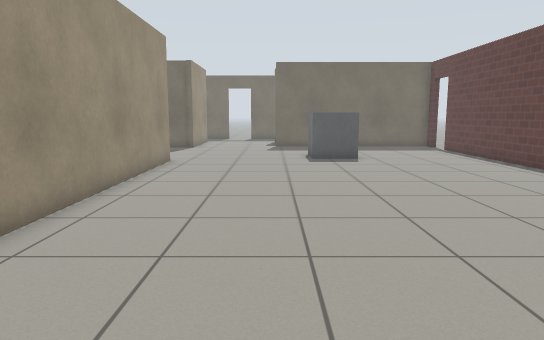
View 1 (above)

16 first-person views from a walk through a Gazebo world. The camera is 0.94 m above the floor, tilts 8° down and sees 70° across. The floor is counted in squares, 0.5 m on a side. Each view is taken from the middle of a square. On the plan, view 1 faces up. The plan holds only what a view shows up to about 19 squares ahead; the rest is blank. Robots are left out. Gazebo's built-in surfaces are drawn with simple patterns.

View 2
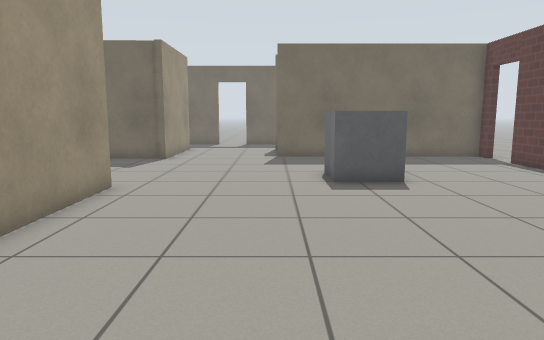

View 3
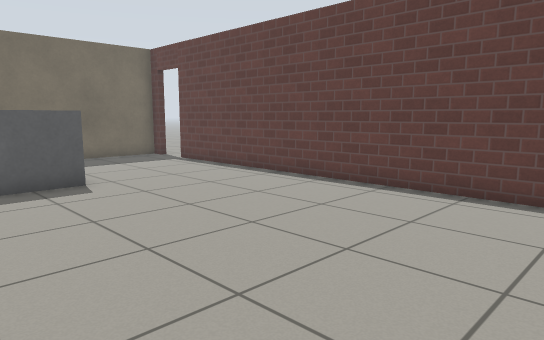

View 4
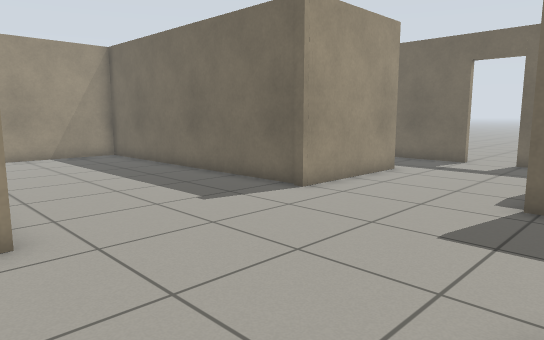

View 5
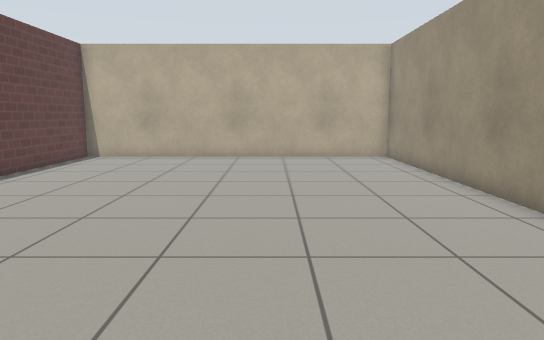

View 6
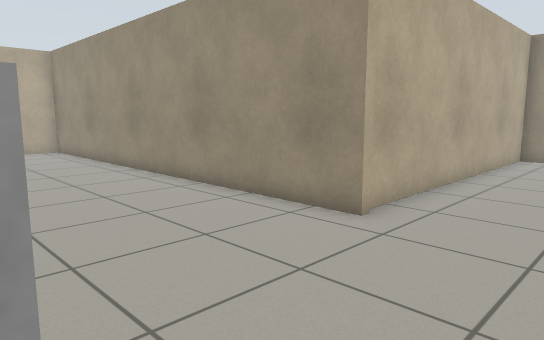

View 7
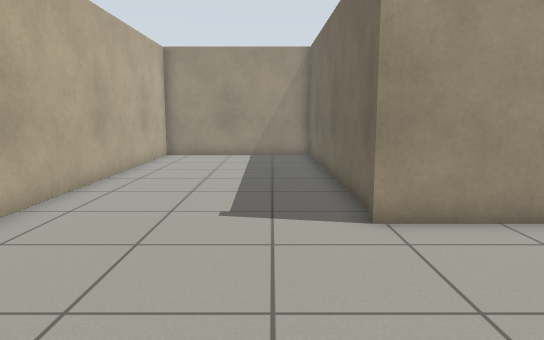

View 8
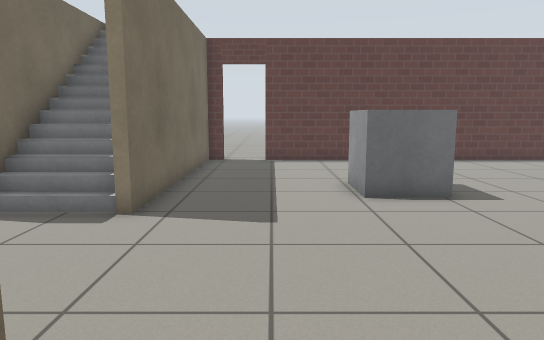

View 9
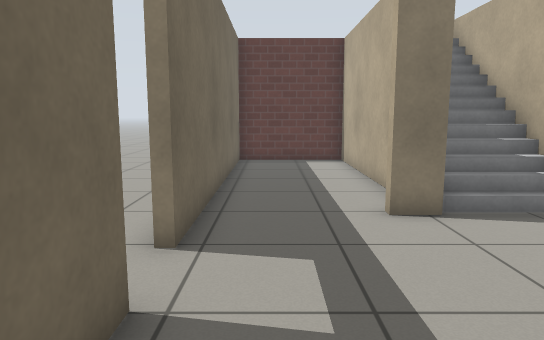

View 10
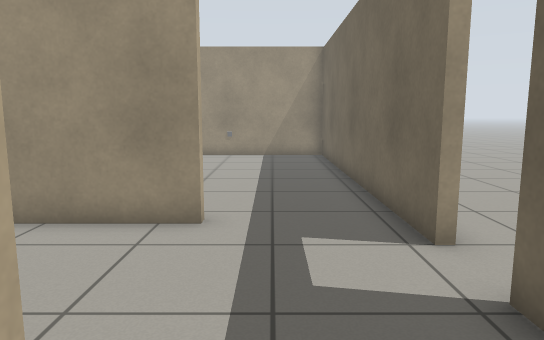

View 11
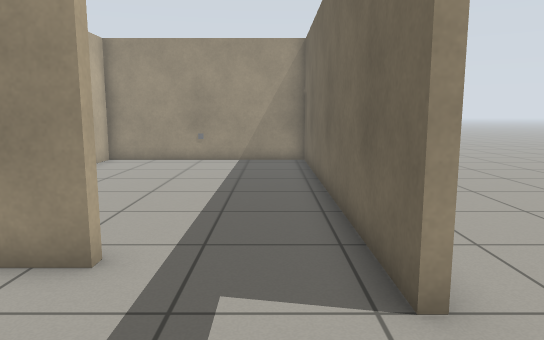

View 12
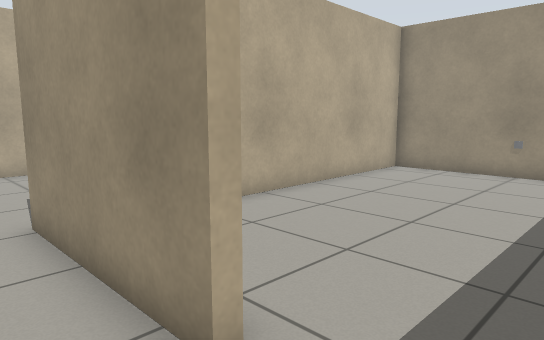

View 13
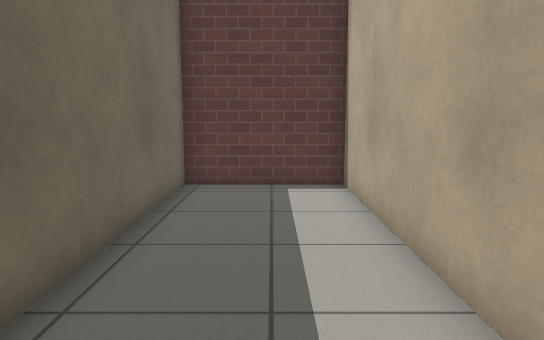

View 14
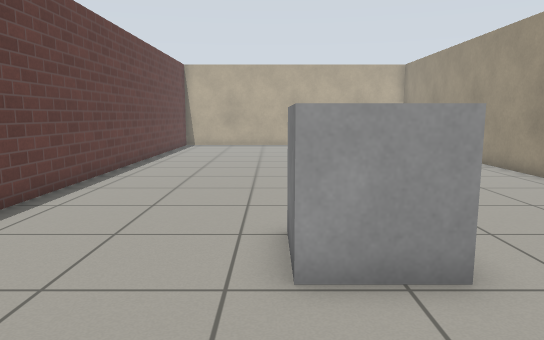

View 15
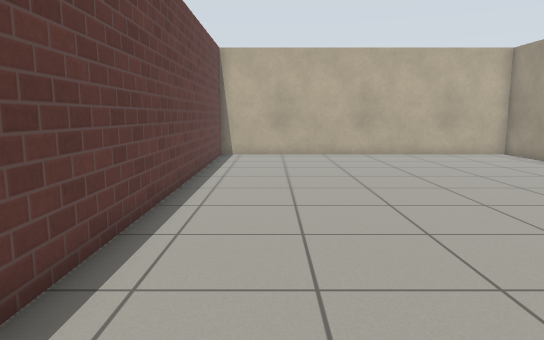

View 16
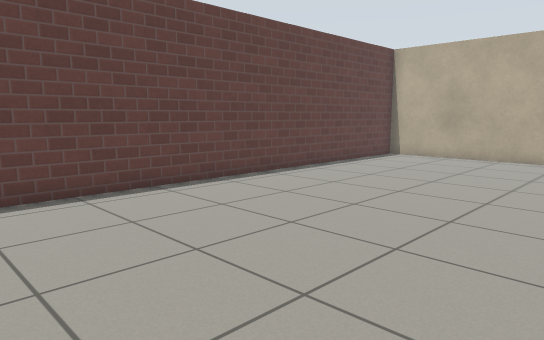

### Floor plan
Points are (right, up) in squares from view 1. A wall is a line through its corners. A room is listed if a view was taken in it or the views show most of it. See-through windows are left out.
Room 1 (views 1, 2, 3, 4, 5, 6, 7, 8, 14, 15, 16)
walls: (-4.3, 16.2) (-4.3, -1.7) (9.4, -1.7) (9.4, 21.4); (-4.6, 22.8) (-5, 22.8); (-4.9, 23) (-16.4, 22.8) (-16.4, 16) (-4.2, 16); (9.4, 23.2) (9.4, 23.7) (0.2, 23.7)
ways out: opening at (-2, 24); opening at (7, 24); open door at (9.7, 22.3)
objects: grey box (2, 17) to (4, 19)
Room 2 (view 9)
walls: (-5, 27.8) (-4.6, 27.8); (-4.4, 31.4) (-16.4, 31.4) (-16.4, 23.1) (-8.8, 23.2)
ways out: opening at (-5, 29) to room 3
Room 3 (views 10, 11, 12, 13)
walls: (1.5, 27) (5.9, 27); (-3.4, 31.4) (-4.4, 31.4); (8, 27) (9.4, 27) (9.4, 31.4) (-1.8, 31.4)
ways out: opening at (-5, 29) to room 2; opening at (-2.5, 27); opening at (7.5, 27); open door at (-2.5, 31.5)

Positions as (right, up) in squares from view 1, and headings:
1: (0, 0), facing up
2: (0, 6), facing up
3: (0, 6), facing up-right
4: (2, 15), facing up-left
5: (1, 16), facing down
6: (2, 20), facing down-left
7: (2, 21), facing left
8: (-7, 21), facing right
9: (-7, 30), facing right
10: (2, 29), facing left
11: (0, 30), facing left
12: (-3, 30), facing down-left
13: (-1, 29), facing right
14: (4, 23), facing down
15: (7, 17), facing down
16: (0, 16), facing down-right
